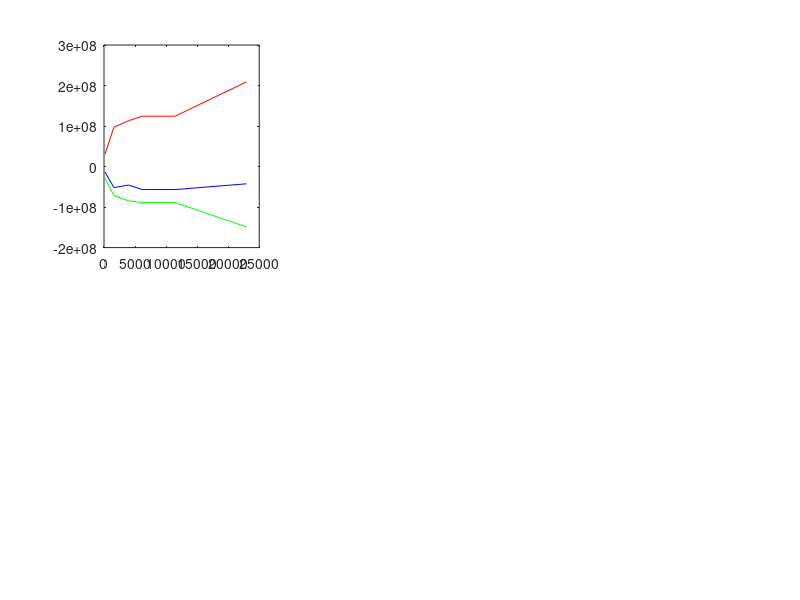

This figure's MATLAB source: (Note: this script raises an error after producing the figure.)
close all;
elem = [148 1598 3940 6144 11446 22954];                %Le premier c'est un coarse, puis un very fine, puis coarse avec une face locale de 0.0005, puis pareil avec local de 0.0004, 0.0003, 0.0002

Node1Sigmax = [-13243089.199 -51900000 -45700000 -56700000 -56771820 -42580658];
Node2Sigmax = [63440969.038 112000000 121000000 129000000 129269266 177561559];
Node3Sigmax = [1423079.098 145000000 199000000 205043059 205043059 219296863];
Node4Sigmax = [1423079.098 -144000000 -200000000 -206281137 -206281137 -221689646];

Node1Sigmay = [29875284.997 97200000 113000000 124232291 124232291 209149311];
Node2Sigmay = [-16135723.823 -79600000 -97500000 -123782129 -123782129 -196398387];
Node3Sigmay = [17489254.344 2860000 2776596 1600633 1600633 9669666];
Node4Sigmay = [17489254.334 -2690000 -3148692 -2448995 -2448995 -1280460];

Node1Sigmaxy = [-28780485.974 -71600000 -84508286 -88934261 -88934261 -148962412];
Node2Sigmaxy = [-2698637.368 1400000 -3378266 -5612422 -5612422 -3659324];
Node3Sigmaxy = [-7363437.962 6430000 12177218 10988938 10988938 7281475];
Node4Sigmaxy = [-73633437.962 8070000 13879123 11280703 11280703 10475464];

Node1Epsx = [-0.000115 -0.000422 -0.000415 -0.000488 -0.000488 -0.000543];
Node2Epsx = [0.000359 0.000712 0.000789 0.000869 0.000869 0.001234];
Node3Epsx = [-0.000019 0.00076 0.001043 0.001077 0.001077 0.001153];
Node4Epsx = [-0.000019 -0.000757 -0.001048 -0.001082 -0.001082 -0.001165];

Node1Epsy = [0.000177 0.000591 0.00067 0.000741 0.000741 0.001166];
Node2Epsy = [-0.000182 -0.00059 -0.000699 -0.000849 -0.000849 -0.001305];
Node3Epsy = [0.000090 -0.000207 -0.000289 -0.000305 -0.000305 -0.000330];
Node4Epsy = [0.000090 0.000206 0.000289 0.000302 0.000302 0.000332];

Node1Epsz = [-0.000025 -0.000069 -0.000104 -0.000103 -0.000103 -0.000254];
Node2Epsz = [-0.000072 -0.00005 -0.000037 -0.000008 -0.000008 0.000029];
Node3Epsz = [-0.000029 -0.000226 -0.000308 -0.000315 -0.000315 -0.000336];
Node4Epsz = [-0.000029 0.000225 0.000310 0.000319 0.000319 0.000340];

Node1Epsxy = [-0.000195 -0.000487 -0.000574 -0.000604 -0.000604 -0.001011];
Node2Epsxy = [-0.000018 0.00001 -0.000023 -0.000038 -0.000038 -0.000025];
Node3Epsxy = [-0.00005 0.000044 0.000083 0.000075 0.000075 0.000049];
Node4Epsxy = [-0.00005 0.000055 0.000094 0.000077 0.000077 0.000071];

vonMise1 = sqrt(Node1Sigmax.^2+Node1Sigmay.^2 - (Node1Sigmax.*Node1Sigmay)+3*(Node1Sigmaxy.^2));
vonMise2 = sqrt(Node2Sigmax.^2+Node2Sigmay.^2 - (Node2Sigmax.*Node2Sigmay)+3*(Node2Sigmaxy.^2));
vonMise3 = sqrt(Node3Sigmax.^2+Node3Sigmay.^2 - (Node3Sigmax.*Node3Sigmay)+3*(Node3Sigmaxy.^2));
vonMise4 = sqrt(Node4Sigmax.^2+Node4Sigmay.^2 - (Node4Sigmax.*Node4Sigmay)+3*(Node4Sigmaxy.^2));


figure
subplot(2,3,1);
plot(elem,Node1Sigmax,'b');
hold
plot(elem,Node1Sigmay,'r');
plot(elem,Node1Sigmaxy,'g');
yyaxis right;
plot(elem,Node1Epsx, 'm');
plot(elem,Node1Epsy, 'g');
plot(elem,Node1Epsz, 'b');
plot(elem,Node1Epsxy, 'c');
legend('sigmax','sigmay','sigmaxy', 'Epsx','Epsy','Epsz','Epsxy');
title("First node");

subplot(2,3,2);
plot(elem,Node2Sigmax,'b');
hold
plot(elem,Node2Sigmay,'r');
plot(elem,Node2Sigmaxy,'g');
yyaxis right;
plot(elem,Node2Epsx, 'm');
plot(elem,Node2Epsy, 'g');
plot(elem,Node2Epsz, 'b');
plot(elem,Node2Epsxy, 'c');
legend('sigmax','sigmay','sigmaxy', 'Epsx','Epsy','Epsz','Epsxy');
title("Second node");

subplot(2,3,3);
plot(elem,Node3Sigmax,'b');
hold
plot(elem,Node3Sigmay,'r');
plot(elem,Node3Sigmaxy,'g');
yyaxis right;
plot(elem,Node3Epsx, 'm');
plot(elem,Node3Epsy, 'g');
plot(elem,Node3Epsz, 'b');
plot(elem,Node3Epsxy, 'c');
legend('sigmax','sigmay','sigmaxy', 'Epsx','Epsy','Epsz','Epsxy');
title("Third node");

subplot(2,3,4);
plot(elem,Node4Sigmax,'b');
hold
plot(elem,Node4Sigmay,'r');
plot(elem,Node4Sigmaxy,'g');
yyaxis right;
plot(elem,Node4Epsx, 'm');
plot(elem,Node4Epsy, 'g');
plot(elem,Node4Epsz, 'b');
plot(elem,Node4Epsxy, 'c');
legend('sigmax','sigmay','sigmaxy', 'Epsx','Epsy','Epsz','Epsxy');
title("Fourth node");

subplot(2,3,[5,6]);
plot(elem,vonMise1,'b');
hold
plot(elem,vonMise2,'m');
plot(elem,vonMise3,'g');
plot(elem,vonMise4,'k');
legend('First','Second','Third','Fourth');
title("Von Mise Stresses")



